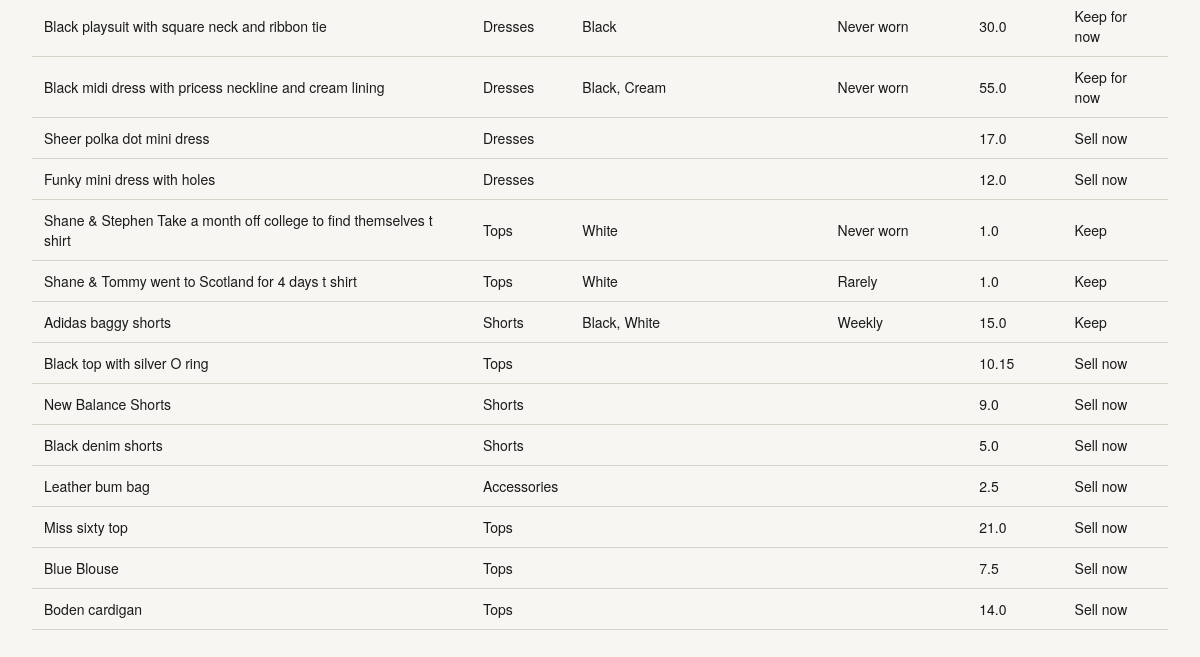
Before: /wardrobe (lower part) with the older database file.
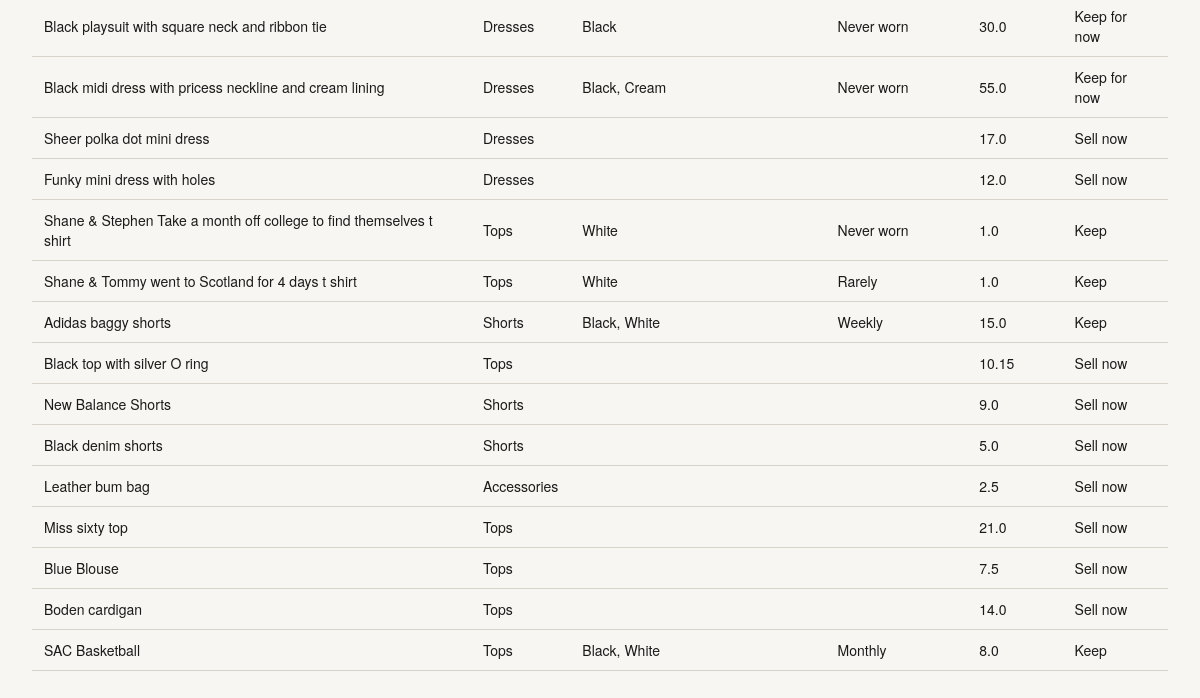
After: the same page with the newer database file.
### models.py (models this page shows, shortened)
class Item(db.Model):
    id = db.Column(db.Integer, primary_key=True)
    item_name = db.Column(db.String(200), nullable=False)
    category = db.Column(db.String(100))
    item_type = db.Column(db.String(100))
    colour = db.Column(db.String(100))
    detailing = db.Column(db.String(200))
    style = db.Column(db.String(100))
    context = db.Column(db.String(100))
    brand = db.Column(db.String(100))
    source_type = db.Column(db.String(100))
    purchase_method = db.Column(db.String(100))
    source = db.Column(db.String(200))
    country = db.Column(db.String(100))
    location = db.Column(db.String(100))
    wear_frequency = db.Column(db.String(50))
    estimated_value = db.Column(db.Float)
    resale_willingness = db.Column(db.String(50))
    item_rating = db.Column(db.String(50))
    size = db.Column(db.String(50))
    notes = db.Column(db.Text)
    ownership_status = db.Column(db.String(50), default="Owned")

### app.py (the view)
@app.route("/wardrobe")
def wardrobe():
    items = Item.query.all()
    return render_template("wardrobe.html", items=items)

### templates/wardrobe.html (shortened to what this page needs)
{% extends "base.html" %}
{% block content %}
<table id="wardrobeTable">
  <tbody>
    {% for item in items %}
    <tr>
      <td>{{ item.item_name }}</td>
      <td>{{ item.category }}</td>
      <td>{{ item.colour }}</td>
      <td>{{ item.wear_frequency }}</td>
      <td>{{ item.estimated_value }}</td>
      <td>{{ item.resale_willingness }}</td>
    </tr>
    {% endfor %}
  </tbody>
</table>
{% endblock %}

### templates/base.html (shortened to what this page needs)
<!DOCTYPE html>
<html lang="en">
<head>
  <link rel="stylesheet" href="{{ url_for('static', filename='css/style.css') }}">
</head>
<body>
  <main>
    {% block content %}{% endblock %}
  </main>
</body>
</html>

### static/css/style.css (style rules this page uses)
:root { --paper: #f7f6f2; --ink: #1a1a1a; --ink-55: rgba(26, 26, 26, 0.55); --cream: #eae8e2; --border: #d8d3c8; --font-sans: "Helvetica Neue", Helvetica, Arial, sans-serif; }
* { box-sizing: border-box; }
body { margin: 0; font-family: var(--font-sans); background: var(--paper); color: var(--ink); }
main { padding: 32px; }
table { width: 100%; border-collapse: collapse; margin-top: 20px; }

Changed rows visible on the page:
added Item: item_name "SAC Basketball", category "Tops", colour "Black, White", wear_frequency "Monthly", estimated_value "8.0", resale_willingness "Keep"
